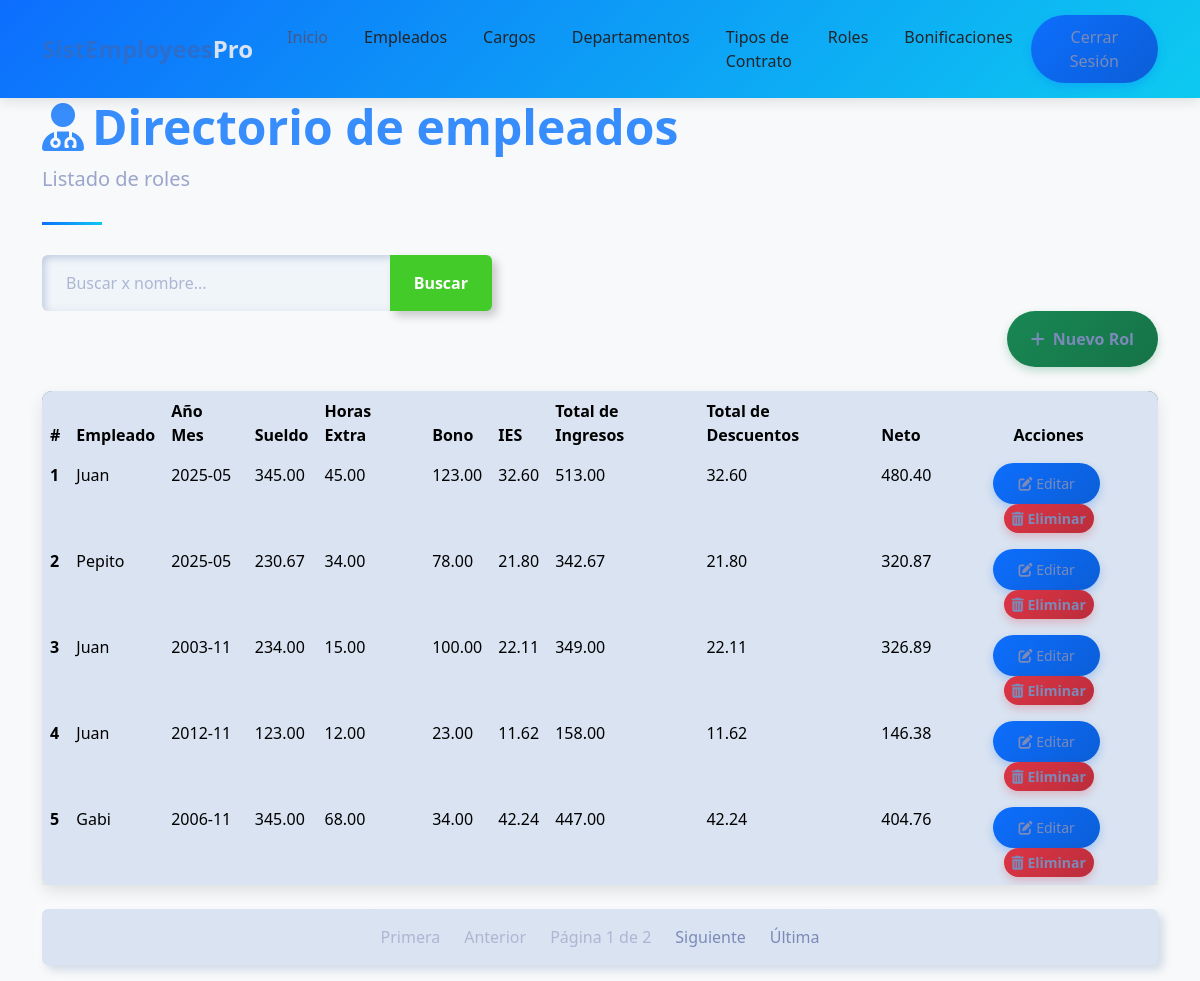
/empleados/rol_list/ (signed in), run on an earlier commit of the app's database.
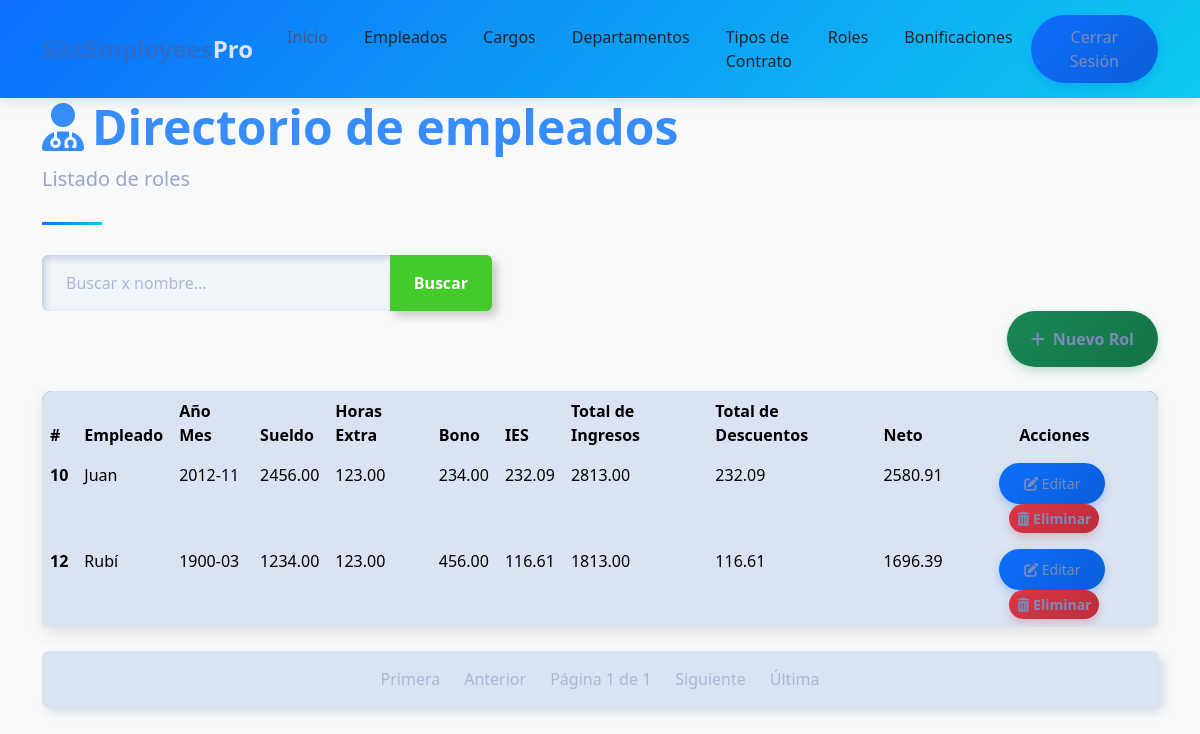
And on a later commit of the database.
### empleados/models.py (models this page shows, shortened)
class Rol(models.Model):
    empleado = models.ForeignKey(Empleado, on_delete=models.CASCADE)
    aniomes = models.DateField()
    sueldo = models.DecimalField(max_digits=10, decimal_places=2)
    horas_extra = models.DecimalField(max_digits=10, decimal_places=2)
    bono = models.DecimalField(max_digits=10, decimal_places=2)
    iess = models.DecimalField(max_digits=10, decimal_places=2)
    tot_ing = models.DecimalField(max_digits=10, decimal_places=2)
    tot_des = models.DecimalField(max_digits=10, decimal_places=2)
    neto = models.DecimalField(max_digits=10, decimal_places=2)

class Empleado(models.Model):
    SEXO_CHOICES = [
        ('M', 'Masculino'),
        ('F', 'Femenino'),
    ]
    nombre = models.CharField(max_length=100)
    cedula = models.CharField(max_length=20, unique=True)
    direccion = models.TextField()
    sexo = models.CharField(max_length=1, choices=SEXO_CHOICES)
    sueldo = models.DecimalField(max_digits=10, decimal_places=2)
    cargo = models.ForeignKey(Cargo, on_delete=models.CASCADE)
    departamento = models.ForeignKey(Departamento, on_delete=models.CASCADE)
    tipo_contrato = models.ForeignKey(TipoContrato, on_delete=models.CASCADE)

### empleados/views.py (the view)
# urls.py: path('rol_list/', rol_list, name='rol_list'),  # URL para la vista rol
@login_required
def rol_list(request):
    query = request.GET.get('q', None)
    if query:
        roles = Rol.objects.filter(
            Q(empleado__nombre__icontains=query) | Q(aniomes__icontains=query)
            | Q(sueldo__icontains=query) | Q(horas_extra__icontains=query)
            | Q(bono__icontains=query) | Q(iess__icontains=query)
            | Q(tot_ing__icontains=query) | Q(tot_des__icontains=query)
            | Q(neto__icontains=query)
        )
    else:
        roles = Rol.objects.all()
    paginator = Paginator(roles, 5) # Aqui se define la paginación, 5 roles por página
    page_number = request.GET.get('page') # Luego, se obtiene el número de página actual
    page_obj = paginator.get_page(page_number) # Esto devuelve un objeto Page que contiene los roles de la página actual
    context = {'roles': page_obj, 'title': 'Listado de Roles'}
    return render(request, 'roles/list.html', context)

### templates/roles/list.html (shortened to what the changed rows need)
{% extends "home.html" %}
{% block content %}
    <div class="container">
        <header class="page-header">
            <h1 class="display-5 fw-bold text-primary">
                <i class="fas fa-user-md me-2"></i>Directorio de empleados
            </h1>
        </header>
        <div class="card mb-4">
            <div class="card-body p-0">
                <div class="table-responsive">
                    <table class="table table-hover mb-0">
                        <thead>
                            <tr>
                                <th scope="col">#</th>
                                <th scope="col">Empleado</th>
                                <th scope="col">Año Mes</th>
                                <th scope="col">Sueldo</th>
                                <th scope="col">Horas Extra</th>
                                <th scope="col">Bono</th>
                                <th scope="col">IES</th>
                                <th scope="col">Total de Ingresos</th>
                                <th scope="col">Total de Descuentos</th>
                                <th scope="col">Neto</th>
                                <th scope="col" class="text-center">Acciones</th>
                            </tr>
                        </thead>
                        <tbody>
                           {% for rol in roles %}
                            <tr>
                                <th scope="row">{{rol.id}}</th>
                                <td>{{rol.empleado.nombre}}</td>
                                <td>{{ rol.aniomes|date:"Y-m" }}</td>
                                <td>{{rol.sueldo}}</td>
                                <td>{{rol.horas_extra}}</td>
                                <td>{{rol.bono}}</td>
                                <td>{{rol.iess}}</td>
                                <td>{{rol.tot_ing}}</td>
                                <td>{{rol.tot_des}}</td>
                                <td>{{rol.neto}}</td>
                                <td class="text-center">
                                    <a href={% url 'empleados:rol_update' rol.id %} class="btn btn-sm btn-primary me-1">
                                        <i class="fas fa-edit"></i> Editar
                                    </a>
                                    <a href={% url 'empleados:rol_delete' rol.id %} class="btn btn-sm btn-danger">
                                        <i class="fas fa-trash-alt"></i> Eliminar
                                    </a>
                                </td>
                            </tr>
                           {% endfor %}
                        </tbody>
                    </table>
                </div>
            </div>
        </div>
        <nav aria-label="Page navigation">
        <ul class="pagination justify-content-center">
            <li class="page-item disabled">
            <span class="page-link">Página {{ roles.number }} de {{ roles.paginator.num_pages }}</span>
            </li>
            {% if roles.has_next %}
            <li class="page-item">
                <a class="page-link" href="?page={{ roles.next_page_number }}{% if request.GET.q %}&q={{ request.GET.q }}{% endif %}">Siguiente</a>
            </li>
            <li class="page-item">
                <a class="page-link" href="?page={{ roles.paginator.num_pages }}{% if request.GET.q %}&q={{ request.GET.q }}{% endif %}">Última</a>
            </li>
            {% else %}
            <li class="page-item disabled"><span class="page-link">Siguiente</span></li>
            <li class="page-item disabled"><span class="page-link">Última</span></li>
            {% endif %}
        </ul>
        </nav>
    </div>
{% endblock %}

What changed in the data, as far as the page shows it:
removed Rol: id "1", empleado.nombre "Juan", aniomes "2025-05", sueldo "345.00", horas_extra "45.00", bono "123.00", iess "32.60", tot_ing "513.00", tot_des "32.60", neto "480.40"
removed Rol: id "2", empleado.nombre "Pepito", aniomes "2025-05", sueldo "230.67", horas_extra "34.00", bono "78.00", iess "21.80", tot_ing "342.67", tot_des "21.80", neto "320.87"
removed Rol: id "3", empleado.nombre "Juan", aniomes "2003-11", sueldo "234.00", horas_extra "15.00", bono "100.00", iess "22.11", tot_ing "349.00", tot_des "22.11", neto "326.89"
removed Rol: id "4", empleado.nombre "Juan", aniomes "2012-11", sueldo "123.00", horas_extra "12.00", bono "23.00", iess "11.62", tot_ing "158.00", tot_des "11.62", neto "146.38"
removed Rol: id "5", empleado.nombre "Gabi", aniomes "2006-11", sueldo "345.00", horas_extra "68.00", bono "34.00", iess "42.24", tot_ing "447.00", tot_des "42.24", neto "404.76"
added Rol: id "10", empleado.nombre "Juan", aniomes "2012-11", sueldo "2456.00", horas_extra "123.00", bono "234.00", iess "232.09", tot_ing "2813.00", tot_des "232.09", neto "2580.91"
added Rol: id "12", empleado.nombre "Rubí", aniomes "1900-03", sueldo "1234.00", horas_extra "123.00", bono "456.00", iess "116.61", tot_ing "1813.00", tot_des "116.61", neto "1696.39"
Also different on the page:
{{ roles.paginator.num_pages }}: "2" → "1"
